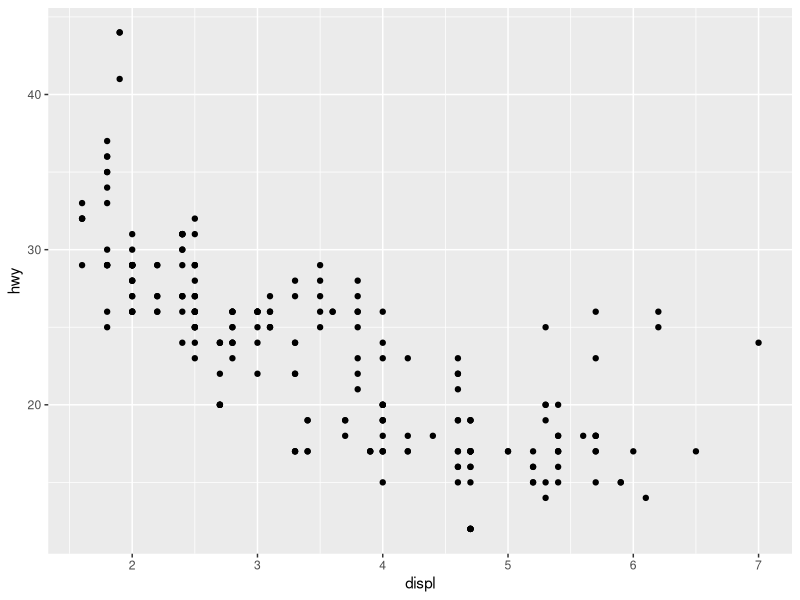
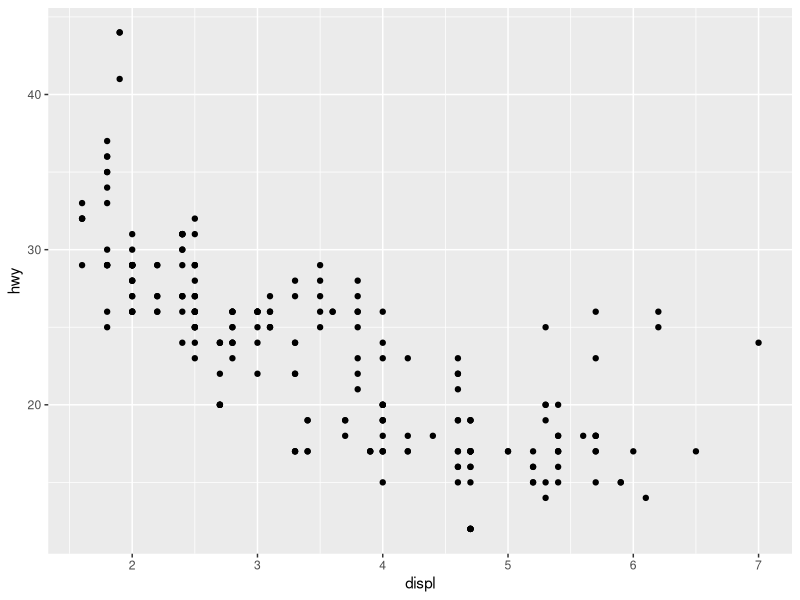
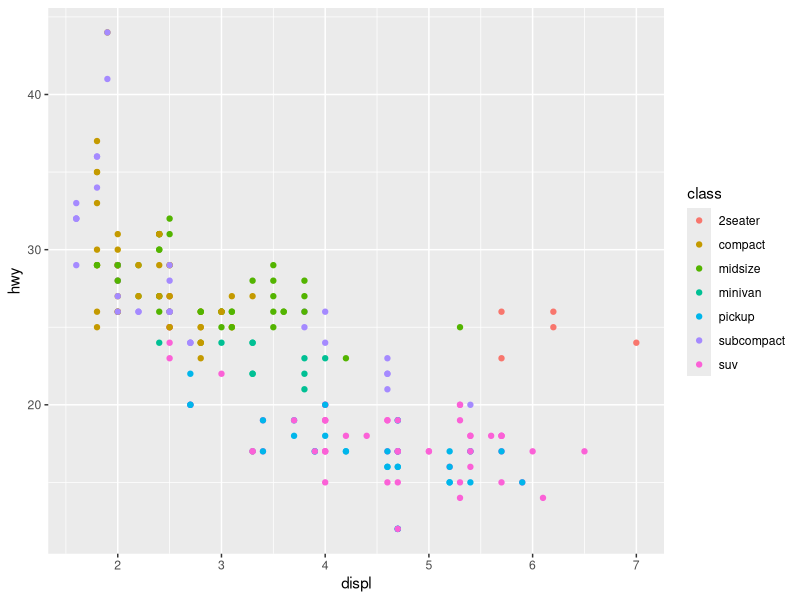
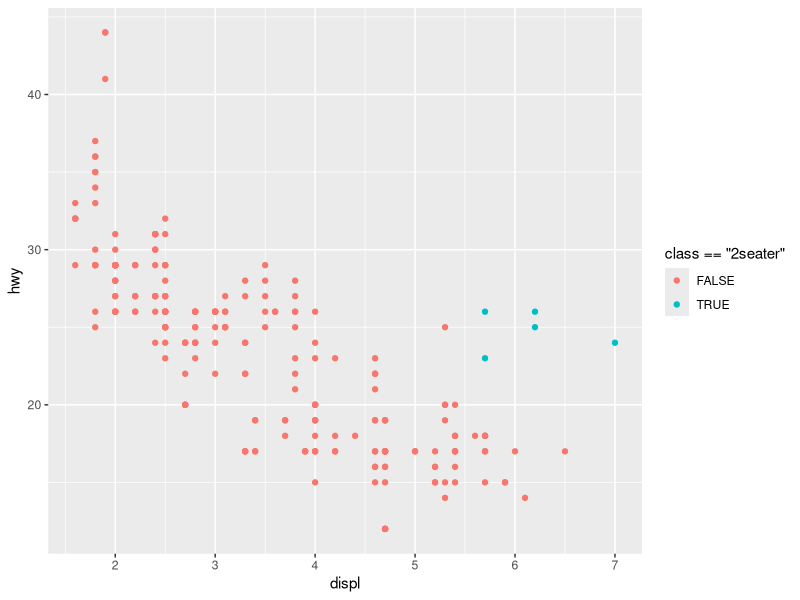
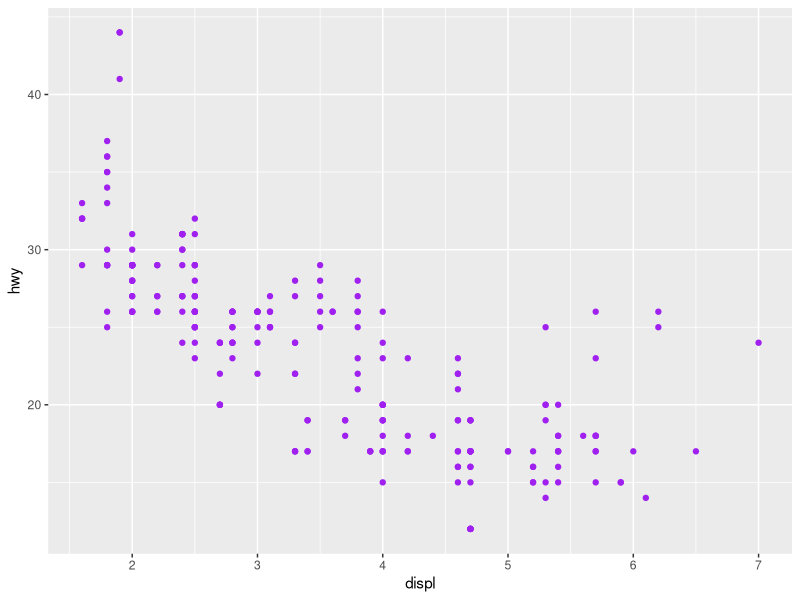
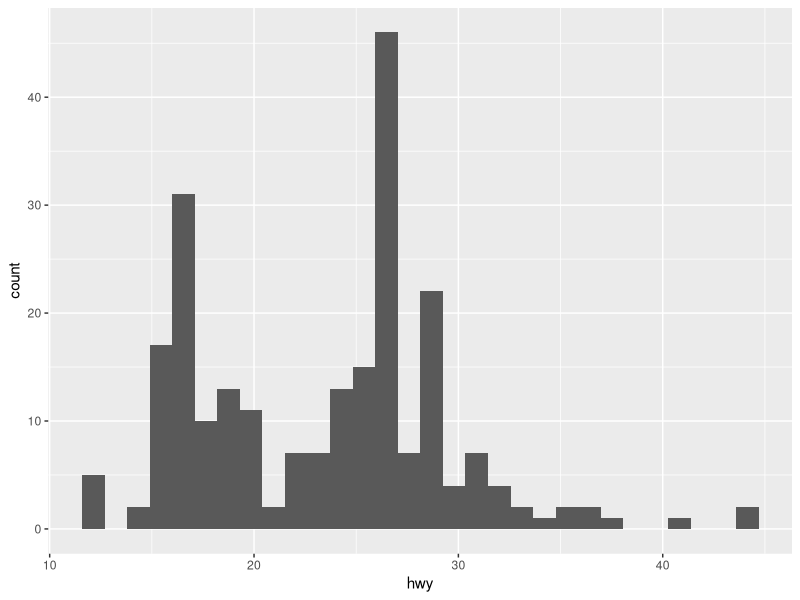
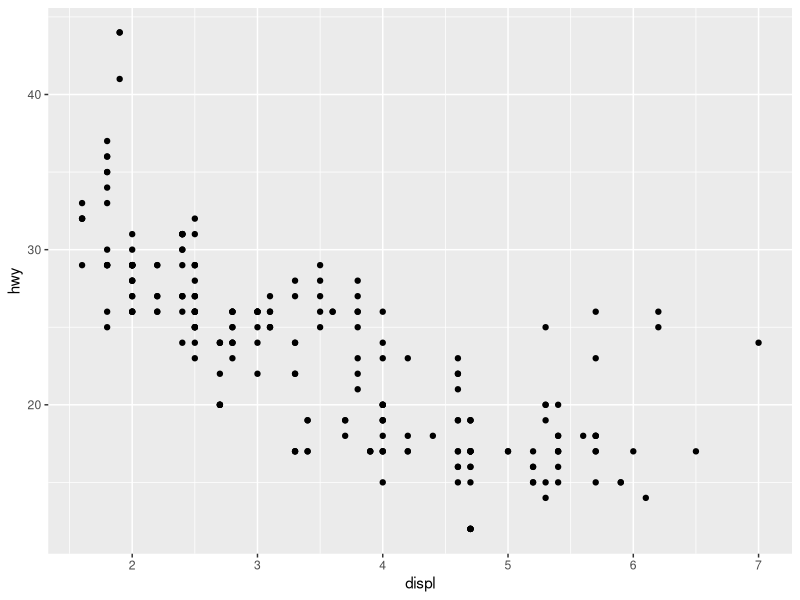
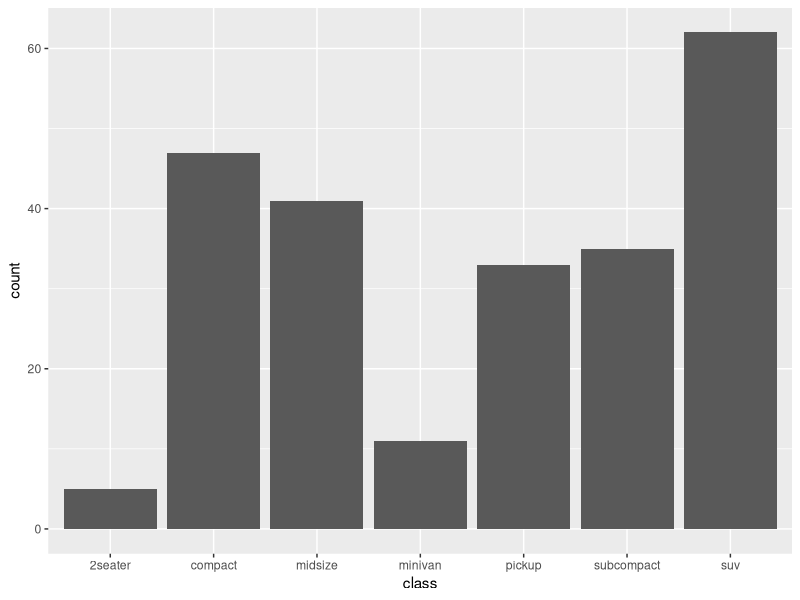

Write R code to recreate these figures, in order.
## ---- chunk 1
knitr::opts_chunk$set(echo = TRUE)
## ---- chunk 2
library(ggplot2)
library(sf)
library(maps)
## ---- chunk 3
data("mpg")
# Basic scatterplot
ggplot(data = mpg, 
       mapping = aes(x = displ, y = hwy)) + 
  geom_point()
# Mapping can be given both as global (in ggplot()) or per layer
ggplot(data = mpg) + 
  geom_point(mapping = aes(x = displ, y = hwy))
## ---- chunk 4
ggplot(mpg) + 
  geom_point(aes(x = displ, y = hwy, colour = class))
## Can we color subset of the data?
ggplot(mpg) + 
  geom_point(aes(x = displ, y = hwy, colour = class=="2seater"))
## ---- chunk 5
ggplot(mpg) + 
  geom_point(aes(x = displ, y = hwy),
             colour = 'purple')
## ---- chunk 6
ggplot(mpg) + 
  geom_histogram(aes(x = hwy))
## ---- chunk 7
ggplot(mpg) + 
  geom_point(aes(x = displ, y = hwy))
## ---- chunk 8
data("mpg")
ggplot(mpg) + 
  geom_bar(aes(x = class))
## ---- chunk 9
library(dplyr)
mpg_counted <- mpg %>% 
  count(class, name = 'count')
ggplot(mpg_counted) + 
  geom_bar(aes(x = class, y = count), stat = 'identity')
## ---- chunk 10
ggplot(mpg_counted) + 
  geom_col(aes(x = class, y = count))
## ---- chunk 11
ggplot(mpg) + 
  geom_bar(aes(x = class, y = after_stat(100 * count / sum(count))))
## ---- chunk 12
ggplot(mpg) + 
  geom_bar(aes(x = class))
## ---- chunk 13
ggplot(mpg) + 
  geom_jitter(aes(x = class, y = hwy), width = 0.2)
## ---- chunk 14
p1<- ggplot(data = diamonds) + 
  geom_bar(mapping = aes(x = cut, y = after_stat(prop)))

p2<-ggplot(data = diamonds) + 
  geom_bar(mapping = aes(x = cut, fill = color, y = after_stat(prop)))

p1
p2
## ---- chunk 15
ggplot(data = mpg, mapping = aes(x = cty, y = hwy)) + 
  geom_point( )
## ---- chunk 16
ggplot(mpg) + 
  geom_point(aes(x = displ, y = hwy, colour = class))
## ---- chunk 17
ggplot(mpg) + 
  geom_point(aes(x = displ, y = hwy, colour = class)) + 
  scale_colour_brewer(type = 'qual')
## ---- chunk 18
ggplot(mpg) + 
  geom_point(aes(x = displ, y = hwy)) + 
  scale_x_continuous(breaks = c(3, 5, 6)) + 
  scale_y_continuous(trans = 'log10')
## ---- chunk 19
ggplot(mpg) + 
  geom_point(aes(x = displ, y = hwy, colour = class)) + 
  scale_colour_brewer(type = 'qual')
## ---- chunk 20
ggplot(mpg) + 
  geom_point(aes(x = displ, y = hwy, colour = class, size=cyl)) + 
  scale_colour_brewer(type = 'qual')
## ---- chunk 21
ggplot(mpg) + 
  geom_point(aes(x = displ, y = hwy, colour = class, size = cty))
## ---- chunk 22
ggplot(mpg) + 
  geom_point(aes(x = displ, y = hwy, colour = cty, size = cty))
## ---- chunk 23
ggplot(mpg) + 
  geom_point(aes(x = displ, y = hwy)) + 
  facet_wrap(~ class)
## ---- chunk 24
ggplot(mpg) + 
  geom_point(aes(x = displ, y = hwy)) + 
  facet_grid(year ~ drv)
## ---- chunk 25
ggplot(mpg) + 
  geom_point(aes(x = displ, y = hwy)) + 
  facet_wrap(~ drv)
## ---- chunk 26
ggplot(mpg) + 
  geom_bar(aes(y = manufacturer)) + 
  facet_grid(class ~ .)
## ---- chunk 27
ggplot(mpg) + 
  geom_bar(aes(x = class)) + 
  coord_polar()
## ---- chunk 28
ggplot(mpg) + 
  geom_bar(aes(x = class)) + 
  coord_polar(theta = 'y') + 
  expand_limits(y = 70)
## ---- chunk 29
ggplot(mpg) + 
  geom_bar(aes(x = class)) + 
  scale_y_continuous(limits = c(0, 40))
## ---- chunk 30
ggplot(mpg) + 
  geom_bar(aes(x = class)) + 
  coord_cartesian(ylim = c(0, 40))
## ---- chunk 31
ggplot(mpg) + 
  geom_point(aes(x = hwy, y = displ))
## ---- chunk 32
# Get the borders of all countries
world <- sf::st_as_sf(maps::map('world', plot = FALSE, fill = TRUE))
world <- sf::st_wrap_dateline(world, 
                              options = c("WRAPDATELINE=YES", "DATELINEOFFSET=180"),
                              quiet = TRUE)
# Plot code
ggplot(world) + 
  geom_sf() + 
  coord_sf(crs = "+proj=moll")
## ---- chunk 33
ggplot(mpg) + 
  geom_bar(aes(y = class)) + 
  facet_wrap(~year) + 
  theme_minimal()
## ---- chunk 34
ggplot(mpg) + 
  geom_bar(aes(y = class)) + 
  facet_wrap(~year) + 
  labs(title = "Number of car models per class",
       caption = "source: http://fueleconomy.gov",
       x = NULL,
       y = NULL) +
  scale_x_continuous(expand = c(0, NA)) + 
  theme_minimal() + 
  theme(
    text = element_text('Avenir Next Condensed'),
    strip.text = element_text(face = 'bold', hjust = 0),
    plot.caption = element_text(face = 'italic'),
    panel.grid.major = element_line('white', size = 0.5),
    panel.grid.minor = element_blank(),
    panel.grid.major.y = element_blank(),
    panel.ontop = TRUE
  )
## ---- chunk 35
ggplot(mpg) + 
  geom_bar(aes(y = class, fill = drv)) + 
  facet_wrap(~year) + 
  labs(title = "Number of car models per class",
       caption = "source: http://fueleconomy.gov",
       x = 'Number of cars',
       y = NULL)
